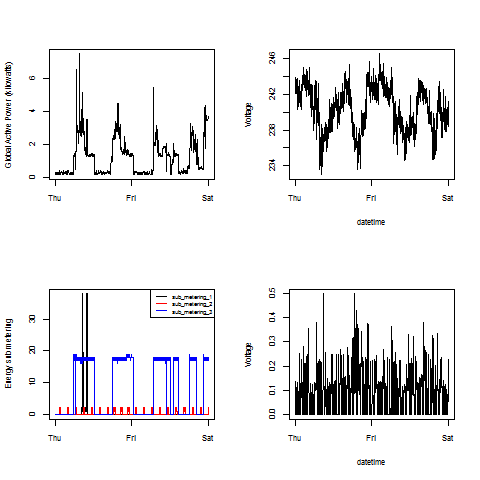

This figure's R source:
************************************
*** Data input and manipulation ****
************************************



setwd("~/R/courseraEDA/Project1")
data <- read.table("power.txt",  	#pre-extracted data for specified dates with grep on Unix
	comment.char="#",sep=";",
	stringsAsFactors = FALSE,
	col.names = c("date","time","active","reactive","voltage","intensity","sm1","sm2","sm3"))

	 
data$date <- as.Date(data$date,format="%d/%m/%Y")            #convert date to Date class
dateTime <- paste(data$date,data$time,sep=",")
newDateTime <- strptime(dateTime,format='%Y-%m-%d,%H:%M:%S')	#convert date & time to POSIXlt




************************************
*** Plot 4 *************************
************************************

png("plot4.png",    				# create PNG for the heat map        
  	width = 480,        			# dimensions in pixels
  	height = 480
  ) 
par(mfcol=c(2,2))
plot(newDateTime,data$active, type = "l",	#line graph
	ylab ="Global Active Power (kilowatts)",
	xlab = "",
	)

plot(newDateTime,data$sm1, type = "l",		#submetering line graph sm1
	ylab ="Energy sub metering",xlab= "", #label axes
	)
lines(newDateTime,data$sm2, type = "l",		#red line graph sm2
	col="red")
lines(newDateTime,data$sm3, type = "l",		#blue line graph sm3
	col="blue")
legendTxt <- c("sub_metering_1","sub_metering_2","sub_metering_3")
legend("topright",legendTxt,col = c("black", "red", "blue"),lty=1,bty="n")

plot(newDateTime,data$voltage, type = "l",	#Voltage line graph
	xlab = "datetime",
	ylab="Voltage",
	)

plot(newDateTime,data$reactive, type = "l",	#reactive power line graph
	xlab = "datetime",
	ylab="Voltage",
	)

dev.off()               			# close the PNG device
